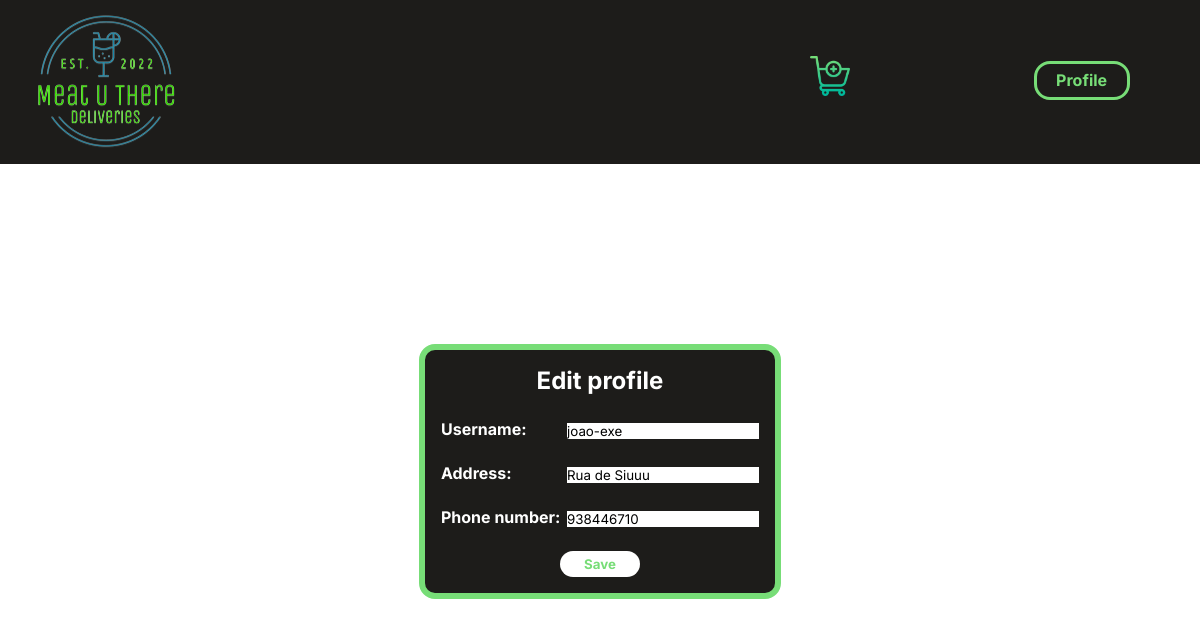
Page /profile.php (signed in) on the earlier database version.
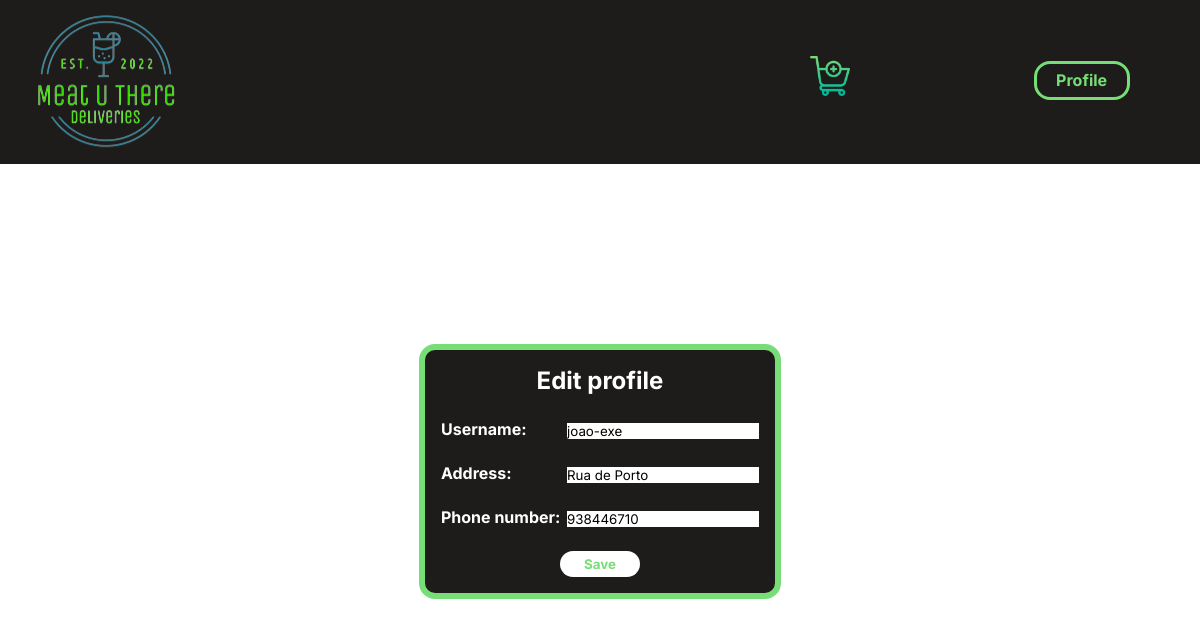
Same page on the later database version.
### tables this page shows
CREATE TABLE User(
    idUser INTEGER PRIMARY KEY,
    username VARCHAR,
    password VARCHAR,
    address VARCHAR,
    phoneNumber NUMBER
);

### database/users.php (called while the page is built, shortened)
<?php
    function getUserInfo($db){
        $stmt = $db->prepare('SELECT *
                              FROM User
                              WHERE username=:username');
        $stmt->bindParam(':username',$_SESSION['username']);
        $stmt->execute();
        $stmt = $stmt->fetch();
        return $stmt;
    }
?>

### profile.php (the view, shortened to what this page needs)
<?php
    require_once("templates/common.php");
    require_once("database/connection.php");
    require_once("database/users.php");
    $db=getDatabaseConnection();
    $user_info = getUserInfo($db);
    output_header("profile");?>
    <form action="action_edit_profile.php" method="post">
        <h2>Edit profile</h2>
        <label class="field">Username:
            <input type="text" name="username" value="<?=htmlentities($user_info["username"])?>">
        </label>
        <br>
        <label class="field">Address:
            <input type="text" name="address" value="<?=htmlentities($user_info["address"])?>">
        </label>
        <br>
        <label class="field">Phone number:
            <input type="tel" name="phoneNumber" value="<?=$user_info["phoneNumber"]?>">
        </label>
        <br>
        <button type="submit">Save</button>
    </form>
<?php
    output_footer();
?>

### templates/common.php (shortened to what this page needs)
<?php
    function output_header($style_file,$script_files=array()){
    ?>
    <html>
        <head>
            <link rel="stylesheet" href="styles/common.css">
            <link rel="stylesheet" href="styles/<?=$style_file?>.css">
        </head>
        <body>
            <header>
                <nav>
                    <ul>
                        <a href="restaurants.php"><img class="logo" src="../imgs/logo.png" ></a>
                        <li>
                            <a href="cart.php">
                                <button id="cart">
                                    <img src="imgs/shopping-cart.png" alt="shopping car">
                                </button>
                            </a>
                        </li>
                        <?php if(isset($_SESSION['username'])) {?>
                        <li>
                            <div id="button" class="dropdown">
                                <button onclick="dropDownProfile()" href="profile.php" class="dropdown_button">
                                    Profile
                                </button>
                            </div>
                        </li>
                        <?php } ?>
                    </ul>
                </nav>
            </header>
    <?php }
    function output_footer(){?>
        </body>
    </html>
    <?php }

### styles/common.css (style rules this page uses)
* { padding: 0; margin: 0; font-family: 'Inter','Anonymous Pro',"IBM Plex Mono",'Raleway', sans-serif; }
.logo { object-fit: cover; }
body { font-family: "IBM Plex Mono", 'Courier New', monospace; background-color: white; width:100%; align-items: center; justify-content: center; min-height:100%; }
header { width: 100%; top: 0; left: 0; background-color: #1D1C1A; }
a { text-decoration: none; }
body header nav ul li button#cart { width:5em; background-repeat: no-repeat; }
.dropdown_button { width: 6em; color:#77DD77; background-color: #1D1C1A; border: 0.2em solid #77DD77; border-radius: 1em; font-weight: bold; font-size: 1em; padding: 0.4em; margin-left: 1em; margin-top: 0.5em; }
#button { margin-top: 2.4em; margin-left: 1em; }
body header nav ul :nth-child(3) { margin-top: 0.6em; margin-bottom: 0.5em; margin-right: 5em; }
#cart { background-color:#1D1C1A; border: none; margin-top: 2em; }
body header nav ul :last-child { margin-top: 0.5em; margin-bottom: 0.5em; margin-right: 2em; }
body nav ul { list-style:none; display:flex; justify-content:space-between; flex-direction: row; overflow-y:hidden; padding: 0.4em; }
#cart img { height: 40px; width: 40px; margin: 1em; }

### styles/profile.css (style rules this page uses)
body { background-image:url("../imgs/background.jpg"); background-size:cover; width:100% }
form { display: table; padding: 1em; border:0.4em solid #77DD77; background-color: #1D1C1A; border-radius:1em; margin: auto; margin-top: 15%; }
form h2 { color: white; padding-bottom: 1em; justify-content: center; display: flex; font-weight: bold; }
form label { color:white; display:inline-block; padding-bottom:1.5em; padding-top:0em; font-weight: bold; width:100%; }
form label input { border:0; display:float; float:right; margin-left:0.5em; margin-top: 0.3em; }
form button { display: flex; justify-content: center; align-items: center; margin:auto; height: 2em; width: 6em; background-color: white; font-weight: bold; color: #77DD77; border: 0; border-radius:1em; }

Differences in the rows shown:
changed user "joao-exe": address "Rua de Siuuu" → "Rua de Porto"
